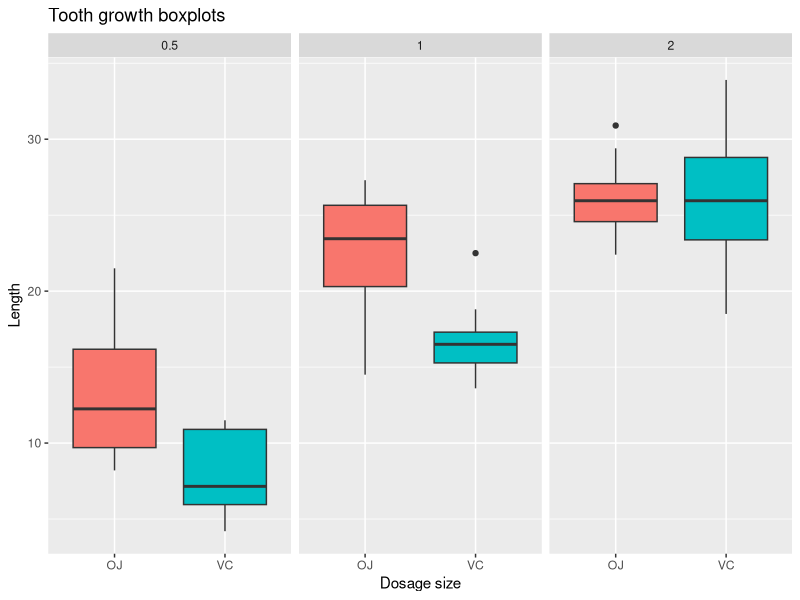
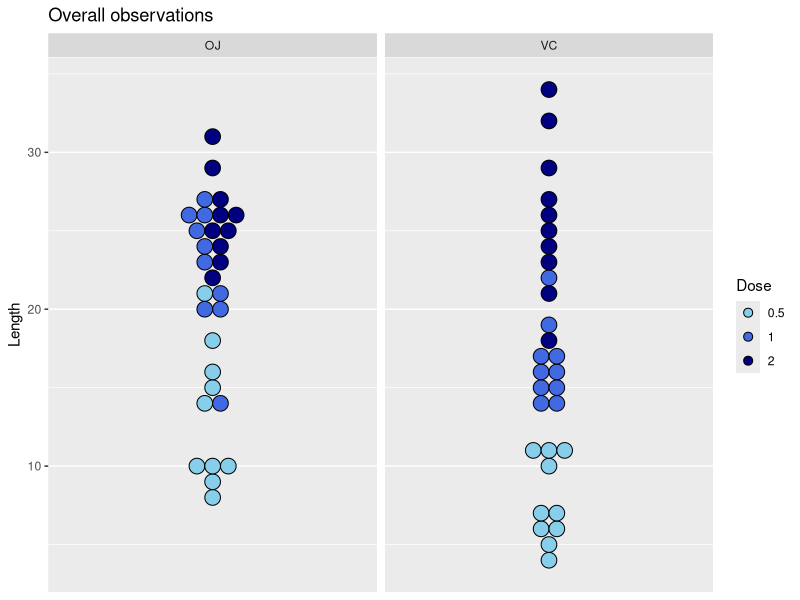

Reproduce these figures in R, in order.
## ---- chunk 1
knitr::opts_chunk$set(echo = TRUE, cache = TRUE, warning = FALSE)
library(ggplot2)
library(grid)
library(gridExtra)
library(tidyr)
library(dplyr)
## ---- chunk 2
head(ToothGrowth)
## ---- chunk 3
g1 <- ggplot(ToothGrowth, aes(x = supp, y = len, fill = supp)) + geom_boxplot() + facet_grid(. ~ dose) + ggtitle("Tooth growth boxplots") + xlab("Dosage size") + ylab("Length") + guides(fill = "none")
g1

## ---- chunk 4
g3 <- ggplot(ToothGrowth, aes(y = len, x = 1, fill = factor(dose))) + geom_dotplot(binwidth= 1, method = "histodot", binaxis = "y", stackgroups = TRUE, stackdir = "center") + facet_grid(. ~ supp) + ggtitle("Overall observations") + xlab("Supplement") + ylab("Length") + scale_fill_manual(values = c("skyblue", "royalblue", "navy"), name = "Dose") + scale_x_continuous(NULL, breaks = NULL)
g3
## ---- chunk 5
tg <- tbl_df(ToothGrowth)
tg <- group_by(tg, dose, supp)
summarise(tg, n(), min(len), max(len), mean(len), sd(len))
## ---- chunk 6
OJ0 <- filter(ToothGrowth, supp == "OJ", dose == 0.5)
OJ1 <- filter(ToothGrowth, supp == "OJ", dose == 1)

t.test(OJ0[, 1], OJ1[, 1], alt = "less", mu = 0, paired = FALSE, var.equal = FALSE)
## ---- chunk 7
var <- ((nrow(OJ0)-1)*var(OJ0[, 1])+(nrow(OJ1)-1)*var(OJ1[, 1]))/(nrow(OJ0)+nrow(OJ1)-2)

t <- (mean(OJ0[, 1]) - mean(OJ1[, 1])) / (sqrt(var) * (1/10 + 1/10)^0.5)
t
## ---- chunk 8
ci <- mean(OJ0[, 1]) - mean(OJ1[, 1]) + 1 * qt(0.95, 18) * sqrt(var) * (1/10 + 1/10)^0.5
ci
## ---- chunk 9
pt(t, df = 18)
## ---- chunk 10
OJ2 <- filter(ToothGrowth, supp == "OJ", dose == 2)
t.test(OJ1[, 1], OJ2[, 1], alt = "less", paired = FALSE, var.equal = FALSE)
## ---- chunk 11
var <- (((nrow(OJ1)-1)*var(OJ1[, 1]))+(nrow(OJ2)-1)*var(OJ2[, 1]))/(nrow(OJ1)+nrow(OJ2)-2)
t <- (mean(OJ1[, 1]) - mean(OJ2[, 1])) / (sqrt(var)*(1/10+1/10)^0.5)
t
ci <- (mean(OJ1[, 1]) - mean(OJ2[, 1])) + 1 * qt(0.95, 18) * (sqrt(var)*(1/10+1/10)^0.5)
ci
p <- pt(t, df = 18)
p
